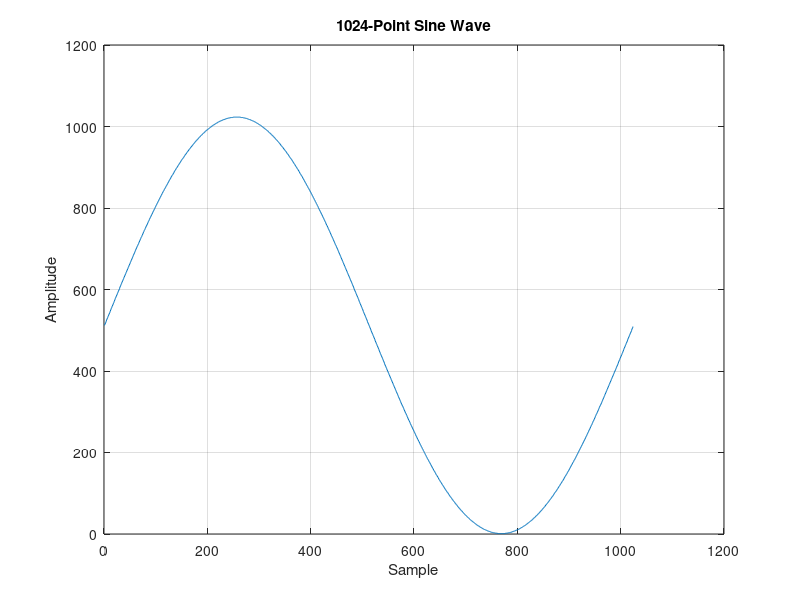

Write the MATLAB code that produced this figure.
clear;
clc;
close all;

%% Parameters
N = 1024;          % Number of ROM locations
Amplitude = 511;   % For 10-bit ROM (0-1023)
Offset = 512;

%% Generate Sine Wave
x = Offset + Amplitude * sin(2*pi*(0:N-1)/N);

% Convert to integer
x = round(x);

%% Plot
figure;
plot(x);
grid on;
title('1024-Point Sine Wave');
xlabel('Sample');
ylabel('Amplitude');

%% Write COE File
filename = 'mysine.coe';

fid = fopen(filename,'w');

fprintf(fid,'memory_initialization_radix=10;\n');
fprintf(fid,'memory_initialization_vector=\n');

for k = 1:N-1
    fprintf(fid,'%d,\n',x(k));
end

fprintf(fid,'%d;\n',x(N));

fclose(fid);

disp('mysine.coe generated successfully.');
